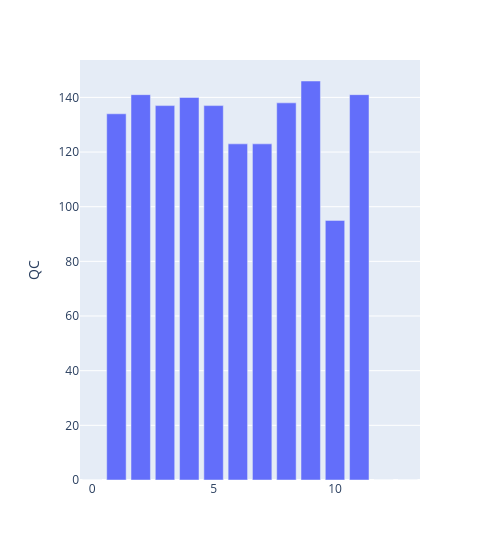

Notebook cell for this chart:
### Code cell
px.bar(traces.groupby('frame').sum(), y='QC', width=500)

### Figure 1 — Plotly figure (JSON) as saved in the notebook; plotly's stock layout.template omitted (floating-point values rounded to 4 significant figures)
{"data": [{"alignmentgroup": "True", "hoverlabel": {"namelength": 0}, "hovertemplate": "QC=%{y}", "legendgroup": "", "marker": {"color": "#636efa"}, "name": "", "offsetgroup": "", "orientation": "v", "showlegend": false, "textposition": "auto", "type": "bar", "xaxis": "x", "y": [0, 134, 141, 137, 140, 137, 123, 123, 138, 146, 95, 141, 0, 0], "yaxis": "y"}], "layout": {"barmode": "relative", "legend": {"tracegroupgap": 0}, "margin": {"t": 60}, "width": 500, "xaxis": {"anchor": "y", "domain": [0, 1]}, "yaxis": {"anchor": "x", "domain": [0, 1], "title": {"text": "QC"}}}}
